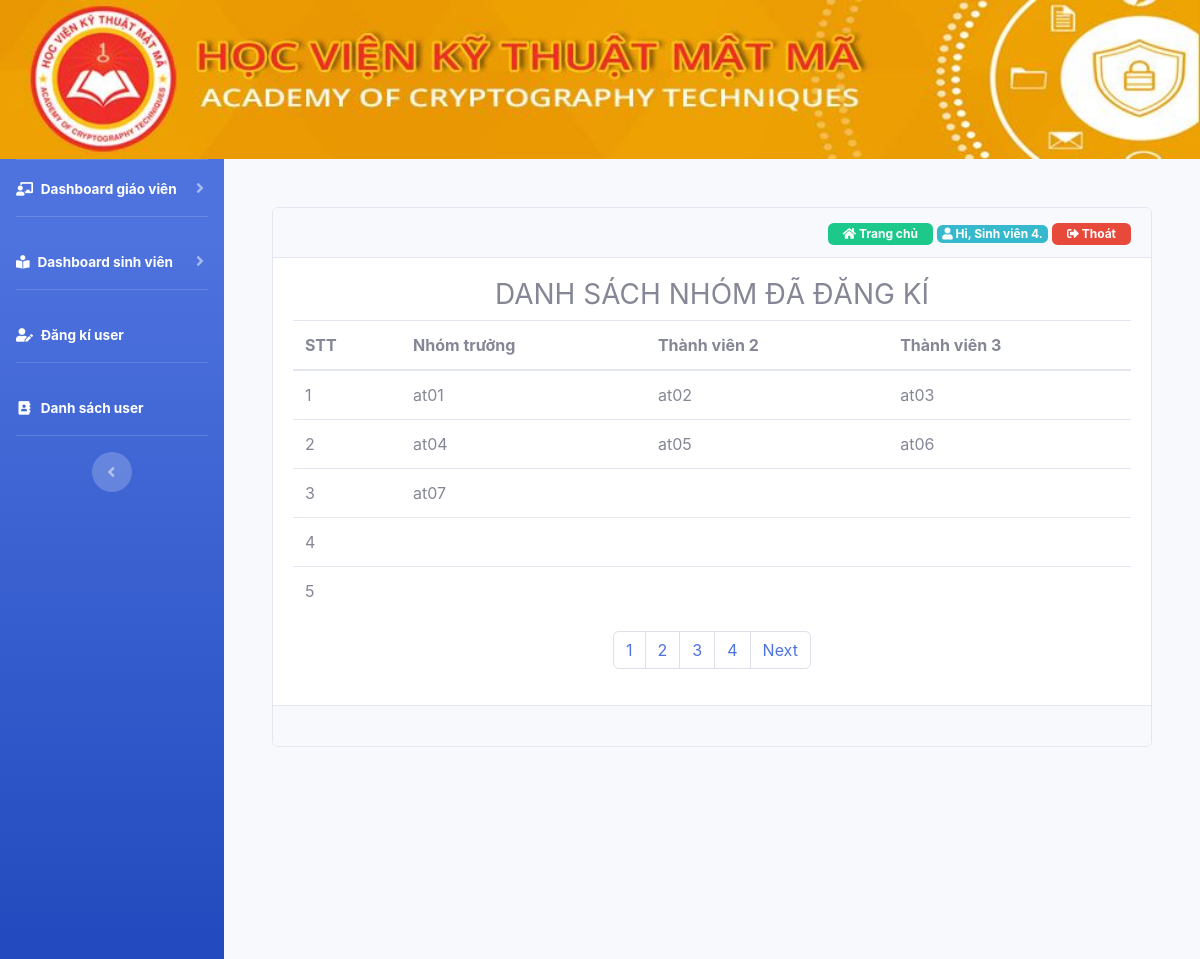
/danh-sach-nhom.php (signed in), run on the app's committed database.
### tables this page shows
CREATE TABLE `user` (
  `id` int(11) NOT NULL,
  `username` text NOT NULL,
  `password` text NOT NULL,
  `fullname` text NOT NULL,
  `phone` int(11) NOT NULL,
  `email` text NOT NULL,
  `permission` text NOT NULL
);

CREATE TABLE `groupsv` (
  `id` int(11) NOT NULL,
  `leader` text NOT NULL,
  `idsv1` text NOT NULL,
  `idsv2` text NOT NULL,
  `idsv3` text NOT NULL,
  `teacher_registration` int(3) NOT NULL,
  `topic_registration` int(2) NOT NULL
);

### danh-sach-nhom.php (the view, shortened to what this page needs)
<!DOCTYPE html>
<html>
<head>
    <?php require_once('filecss.php') ?>
</head>
<body>
    <div class="container-fluid">
        <?php require_once('logo.php'); ?>
        <div class="main" >
            <div id="wrapper">
                <div class="sidebar bg-gradient-primary">
                    <?php require_once('menu_left.php'); ?>
                </div>
                <div id="content-wrapper" class="d-flex flex-column p-5">
                    <div class="status">
                        <div class="card">
                            <div class="card-header text-right">
                                <?php require_once('home_page.php') ?>
                            </div>
                            <div class="card-body">
                                <h3 class="text-uppercase text-center">Danh sách nhóm đã đăng kí</h3>
                                <form action="" method="post">
                                    <table class="colspan table table-hover table-inverse">
                                        <thead>
                                            <tr>
                                                <th >STT</th>
                                                <th>Nhóm trưởng</th>
                                                <th>Thành viên 2</th>
                                                <th>Thành viên 3</th>
                                            </tr>
                                        </thead>
                                        <tbody>
                                            <?php
                                            include 'lib/connect.php';
                                            $sql_total = "select count(id) as total from groupsv";
                                                $data = mysqli_query($con, $sql_total);
                                                $rows = mysqli_fetch_assoc($data);
                                                $total_records = $rows['total'];
                                                $current_page = isset($_GET['page']) ? $_GET['page'] : 1;
                                                $limit = 5;
                                                $total_page = ceil($total_records / $limit);
                                                $start = ($current_page - 1) * $limit;
                                             $sql1 = "select * from groupsv limit $start,$limit";
                                            $check=mysqli_query($con,$sql1);
                                            while ($row1=mysqli_fetch_row($check)) {
                                                ?>
                                                <tr>
                                                    <td><?php echo $row1['0']; ?></td>
                                                    <td><?php echo $row1['1']; ?></td>
                                                    <td><?php echo $row1['3']; ?></td>
                                                    <td><?php echo $row1['4']; ?></td>
                                                </tr>
                                                <?php
                                            }
                                            ?>
                                        </tbody>
                                    </table>
                                    <nav aria-label="Page navigation example">
                                     <ul class="pagination justify-content-center">
                                        <?php
                                        for ($i = 1; $i <= $total_page; $i++) {
                                            if ($i == $current_page) {
                                                echo '<li class="page-item"><a class="page-link" href="#">'. $i .'</a></li>';
                                            } else {
                                                echo '<li class="page-item"><a class="page-link" href="danh-sach-nhom.php?page=' . $i . '">'. $i .'</a></li>';
                                            }
                                        }
                                        if ($current_page < $total_page && $total_page > 1) {
                                            echo '<li class="page-item"><a class="page-link" href="danh-sach-nhom.php?page=' . ($current_page + 1) . '">Next</a></li>';
                                        }
                                            ?>
                                </form>
                            </div>
                            <div class="card-footer">
                            </div>
                        </div>
                    </div>
                </div>
            </div>
        </div>
    </div>
</body>
</html>

### home_page.php (shortened to what this page needs)
<a href="index.php" style="text-decoration: none;"><span class="badge badge-success" style="padding: 5px 15px; "><i class="fas fa-home"></i> Trang chủ</span></a>
<?php
if (empty($_SESSION['username'])) {
    header("Location: /TTCS/login.php");
} else {
     include 'lib/connect.php';
    $username = $_SESSION['username'];
    $sql = "select * from user where username='$username'";
    $query = mysqli_query($con, $sql);
    if ($query) {
        $row = mysqli_fetch_row($query);
        ?>
        <span class="badge badge-info"><i class="fas fa-user"></i><?php echo " Hi, " . $row[3] . "."; ?></span>
        <a href="logout.php" ><span class="badge badge-danger" style="padding: 5px 15px;"><i class="fas fa-sign-out-alt"></i> Thoát</span></a>
    <?php
}
}
?>

### data on the page
user: fullname "Sinh viên 4"
groupsv: id "1", leader "at01", idsv2 "at02", idsv3 "at03"
groupsv: id "2", leader "at04", idsv2 "at05", idsv3 "at06"
groupsv: id "3", leader "at07"
groupsv: id "4"
groupsv: id "5"
